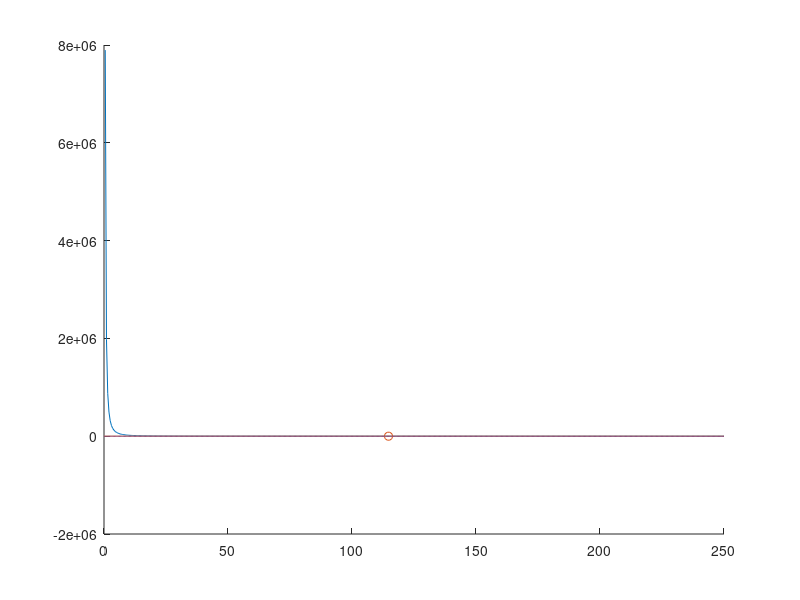

The MATLAB source for this figure:
close all
clear

Sy=300; %Mpa
C=1;
E=200000; %Mpa
s=[0:0.5:250];
f3=zeros(1,length(s));
f2=zeros(1,length(s));
b=((Sy/(2*pi))^2)*(1/(C*E));
Ccu=(C*(pi^2)*E)*(s.^(-2));  %Ccu=Pcr/A------Pcr=carico critico
f2=Sy-(b*(s.^2));
for r=1:length(s)
    f3(r)=Sy;
end
figure
hold on
plot(s,Ccu);
s2=sqrt((2*(pi^2)*C*E)/Sy);
plot(s2,(C*(pi^2)*E)*(s2^(-2)),'o');
plot(s,f3);
plot(s,f2);